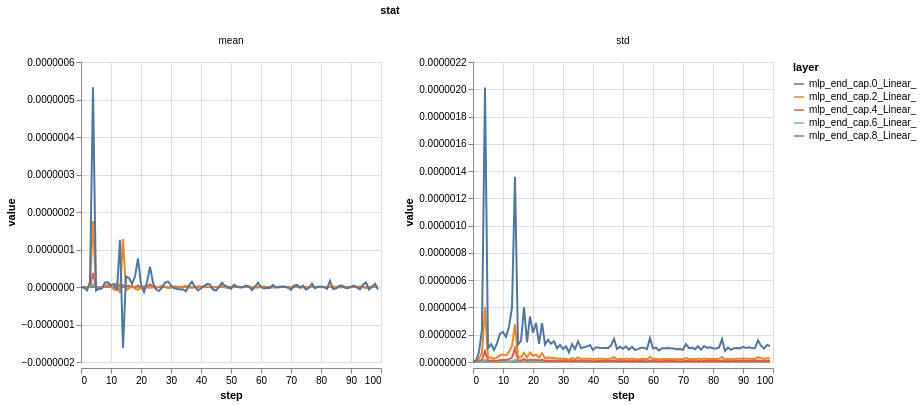

The cell this chart's notebook holds for it:
### Code cell
stats = pl.from_dicts(gradient_stats.stats)
(
    alt.Chart(stats)
    .mark_line()
    .encode(
        x='step',
        y=alt.Y('value'),
        color='layer',
    )
    .facet(
        column='stat',
    )
    .resolve_scale(
        y='independent',
    )
)

### Figure 1 — Vega specification as saved in the notebook (floating-point values rounded to 4 significant figures; data arrays with more than 128 entries replaced by an {"elided": "..."} marker saying what was removed)
{"$schema": "https://vega.github.io/schema/vega/v5.json", "data": [{"name": "source_0", "values": {"elided": "1000 records"}}, {"name": "column_domain", "values": [{"stat": "mean", "count": 500}, {"stat": "std", "count": 500}]}, {"name": "source_0_x_domain_step", "values": [{"min": 0, "max": 99}]}, {"name": "source_0_color_domain_layer", "values": [{"layer": "mlp_end_cap.8_Linear_"}, {"layer": "mlp_end_cap.6_Linear_"}, {"layer": "mlp_end_cap.4_Linear_"}, {"layer": "mlp_end_cap.2_Linear_"}, {"layer": "mlp_end_cap.0_Linear_"}]}], "signals": [{"name": "child_width", "value": 300}, {"name": "child_height", "value": 300}], "marks": [{"type": "group", "name": "column-title", "title": {"text": "stat", "style": "guide-title", "offset": 10}, "role": "column-title"}, {"type": "group", "name": "column_header", "from": {"data": "column_domain"}, "sort": {"field": "datum[\"stat\"]", "order": "ascending"}, "encode": {"update": {"width": {"signal": "child_width"}}}, "title": {"text": {"signal": "isValid(parent[\"stat\"]) ? parent[\"stat\"] : \"\"+parent[\"stat\"]"}, "style": "guide-label", "frame": "group", "offset": 10}, "role": "column-header"}, {"type": "group", "name": "column_footer", "from": {"data": "column_domain"}, "sort": {"field": "datum[\"stat\"]", "order": "ascending"}, "encode": {"update": {"width": {"signal": "child_width"}}}, "axes": [{"scale": "x", "labelFlush": true, "grid": false, "labelOverlap": true, "tickCount": {"signal": "ceil(child_width/40)"}, "title": "step", "orient": "bottom", "zindex": 0}], "role": "column-footer"}, {"type": "group", "name": "cell", "from": {"facet": {"data": "source_0", "name": "facet", "groupby": ["stat"]}}, "sort": {"field": ["datum[\"stat\"]"], "order": ["ascending"]}, "encode": {"update": {"height": {"signal": "child_height"}, "width": {"signal": "child_width"}}}, "data": [{"name": "facet_child_y_domain_value_3", "source": "facet", "transform": [{"type": "formula", "expr": "+datum['value']", "as": "value"}, {"type": "aggregate", "groupby": [], "fields": ["value", "value"], "ops": ["min", "max"], "as": ["min", "max"]}]}], "marks": [{"type": "group", "name": "child_pathgroup", "from": {"facet": {"data": "facet", "name": "faceted_path_child_main", "groupby": ["layer"]}}, "encode": {"update": {"width": {"field": {"signal": null, "datum": null, "group": "width", "parent": null}}, "height": {"field": {"signal": null, "datum": null, "group": "height", "parent": null}}}}, "marks": [{"type": "line", "name": "child_marks", "from": {"data": "faceted_path_child_main"}, "sort": {"field": "x"}, "encode": {"update": {"y": {"field": "value", "scale": "child_y"}, "defined": {"signal": "isValid(datum[\"step\"]) && isFinite(+datum[\"step\"]) && isValid(datum[\"value\"]) && isFinite(+datum[\"value\"])"}, "x": {"field": "step", "scale": "x"}, "stroke": {"field": "layer", "scale": "color"}}}, "style": ["line"]}]}], "scales": [{"name": "child_y", "type": "linear", "domain": [{"signal": "(data(\"facet_child_y_domain_value_3\")[0] || {}).min"}, {"signal": "(data(\"facet_child_y_domain_value_3\")[0] || {}).max"}], "range": [{"signal": "child_height"}, 0], "nice": true, "zero": true}], "axes": [{"scale": "x", "gridScale": "child_y", "domain": false, "labels": false, "grid": true, "aria": false, "tickCount": {"signal": "ceil(child_width/40)"}, "maxExtent": 0, "orient": "bottom", "zindex": 0, "minExtent": 0, "ticks": false}, {"scale": "child_y", "gridScale": "x", "maxExtent": 0, "zindex": 0, "tickCount": {"signal": "ceil(child_height/40)"}, "minExtent": 0, "labels": false, "ticks": false, "aria": false, "grid": true, "orient": "left", "domain": false}, {"scale": "child_y", "grid": false, "title": "value", "labelOverlap": true, "tickCount": {"signal": "ceil(child_height/40)"}, "orient": "left", "zindex": 0}], "style": "cell"}], "scales": [{"name": "x", "type": "linear", "domain": [{"signal": "(data(\"source_0_x_domain_step\")[0] || {}).min"}, {"signal": "(data(\"source_0_x_domain_step\")[0] || {}).max"}], "range": [0, {"signal": "child_width"}], "zero": false, "nice": true}, {"name": "color", "type": "ordinal", "domain": {"data": "source_0_color_domain_layer", "field": "layer", "sort": true}, "range": "category"}], "background": "white", "layout": {"padding": 20, "offset": {"columnTitle": 10}, "columns": {"signal": "length(data('column_domain'))"}, "bounds": "full", "align": "all"}, "legends": [{"stroke": "color", "symbolType": "stroke", "title": "layer"}], "padding": 5}
